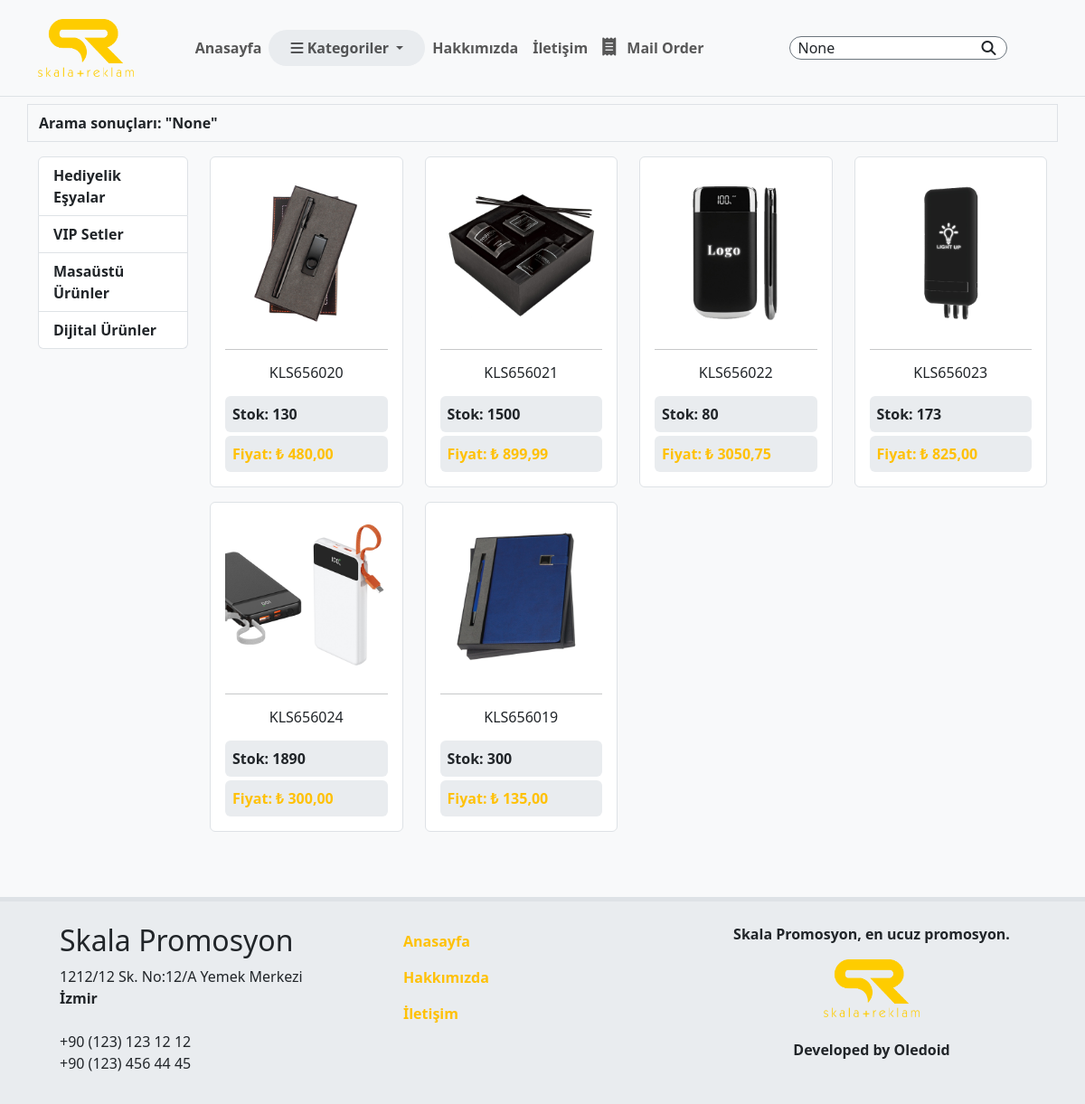
The app's page /search/ with its own data.
### product/models.py (models this page shows, shortened)
class Category(models.Model):
    categoryName = models.CharField(max_length=150, verbose_name="Kategori Adı")
    categorySlug = models.SlugField(null=False, blank=True, unique=True, db_index=True, editable=False)

class Product(models.Model):
    productCode = models.CharField(max_length = 200, verbose_name = "Ürün Kodu", unique = True)
    productName = models.CharField(max_length = 200, verbose_name = "Ürün Adı")
    productPrice = models.DecimalField(max_digits = 10, decimal_places = 2)
    productStock = models.IntegerField(default = 1, validators=[MinValueValidator(1)])
    productImage = models.ImageField(upload_to = "products", verbose_name = "Ürün Resmi")
    productInfo = models.TextField(verbose_name = "Ürün Açıklaması")
    isActive = models.BooleanField(default = False, verbose_name = "Yayınla")
    isHome = models.BooleanField(default = False, verbose_name = "Anasayfada Göster")
    productSlug = models.SlugField(null = False, blank = True, unique = True, db_index = True, editable = False)
    productCategory = models.ManyToManyField(Category, verbose_name="Kategoriler")
    class Meta:
        verbose_name = 'Product'
        verbose_name_plural = 'Products'

### product/views.py (the view, shortened to what this page needs)
# urls.py: path("search/", views.search, name="search"),
def search(request):
    categories = Category.objects.all()
    products = Product.objects.all()
    search = request.GET.get("search")
    context = {
        "categories": categories,
        "products": products,
        "search": search,
    }
    return render(request, "product/search.html", context)

### product/context_processors.py (called while the page is built)
def cart(request):
    return {'cart': Cart(request)}

### product/templates/product/search.html (shortened to what this page needs)
{% extends "base.html" %}
{% load static %}
{% load breadcrumb_tags %}
{% block css_files %}
<link rel="stylesheet" href="{% static 'product/css/product.css' %}">
{% endblock css_files %}
{% block content %}
<div class="container mb-5">
  <div class="row my-2">
    <div class="d-md-flex d-sm-block align-items-center justify-content-between border py-2">
      <div>
        <p class="m-0">Arama sonuçları: <strong>"{{ search }}"</strong></p>
      </div>
    </div>
  </div>
  <div class="row py-2">
    <div class="col-xl-2 col-md-4 d-none d-md-block mb-3">
      {% include "partials/_categories.html" %}
    </div>
    <div class="col-xl-10 col-md-8">
      <div class="row">
        {% for product in products %}
          <div class="col-xl-3 col-lg-4 col-md-6">
            <a href="{% url 'product_details' c_slug=product.productCategory.first.categorySlug p_slug=product.productSlug %}" class="text-decoration-none text-reset">
              <div class="card card-body border mb-3">
                <img src="{{ product.productImage.url }}" class="card-img-top rounded-0" alt="...">
                <hr class="">
                <h6 class="card-title text-center mb-3">{{ product.productCode }}</h6>
                <p class="bg-body-secondary rounded p-2 mb-1">Stok: {{ product.productStock }}</p>
                <p class="text-warning bg-body-secondary rounded p-2 m-0">Fiyat: ₺ {{ product.productPrice }}</p>
              </div>
            </a>
          </div>
        {% endfor %}
      </div>
    </div>
  </div>
</div>
{% endblock content %}

### templates/partials/_categories.html
<div class="list-group">
    {% for category in categories %}
      {% if category.categorySlug == selected_category %}
        <a href="{% url 'products_by_category' category.categorySlug %}" class="list-group-item list-group-item-action active">{{ category.categoryName }}</a>
      {% else %}
        <a href="{% url 'products_by_category' category.categorySlug %}" class="list-group-item list-group-item-action">{{ category.categoryName }}</a>
      {% endif %}
    {% endfor %}
  </div>

### static/css/base.css (style rules this page uses)
body { min-height: 100vh; }

### records on screen
Category: categoryName "Hediyelik Eşyalar"
Category: categoryName "VIP Setler"
Category: categoryName "Masaüstü Ürünler"
Category: categoryName "Dijital Ürünler"
Product: productImage (picture), productCode "KLS656020", productStock "130", productPrice "480,00"
Product: productImage (picture), productCode "KLS656021", productStock "1500", productPrice "899,99"
Product: productImage (picture), productCode "KLS656022", productStock "80", productPrice "3050,75"
Product: productImage (picture), productCode "KLS656023", productStock "173", productPrice "825,00"
Product: productImage (picture), productCode "KLS656024", productStock "1890", productPrice "300,00"
Product: productImage (picture), productCode "KLS656019", productStock "300", productPrice "135,00"

### other values on screen
{{ search }} "None"
